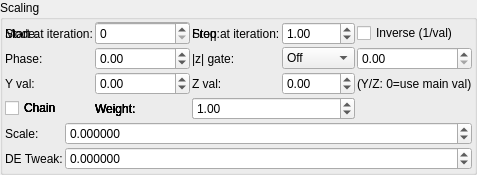
    <widget class="QGroupBox" name="groupBox_9">
     <property name="title">
      <string>Scaling</string>
     </property>
     <layout class="QVBoxLayout" name="verticalLayout_13" stretch="0,0">
      <property name="spacing">
       <number>2</number>
      </property>
      <property name="leftMargin">
       <number>2</number>
      </property>
      <property name="topMargin">
       <number>2</number>
      </property>
      <property name="rightMargin">
       <number>2</number>
      </property>
      <property name="bottomMargin">
       <number>2</number>
      </property>
      <item>
       <layout class="QGridLayout" name="gridLayout_68">
        <property name="spacing">
         <number>2</number>
        </property>
        <item row="1" column="3">
         <widget class="MySpinBox" name="spinboxInt_transf_stop_iterations_B">
          <property name="sizePolicy">
           <sizepolicy hsizetype="Minimum" vsizetype="Maximum">
            <horstretch>0</horstretch>
            <verstretch>0</verstretch>
           </sizepolicy>
          </property>
          <property name="maximum">
           <number>999</number>
          </property>
         </widget>
        </item>
      <item row="1" column="0">
       <widget class="QLabel"><property name="text"><string>Mode:</string></property></widget>
      </item>
      <item row="1" column="1">
       <widget class="MyComboBox" name="comboBox_transf_multiplier_value_mode_1">
        <item><property name="text"><string notr="true">Constant</string></property></item>
        <item><property name="text"><string notr="true">Sine</string></property></item>
        <item><property name="text"><string notr="true">Ramp</string></property></item>
        <item><property name="text"><string notr="true">Exponential</string></property></item>
        <item><property name="text"><string notr="true">Triangle</string></property></item>
        <item><property name="text"><string notr="true">Square</string></property></item>
        <item><property name="text"><string notr="true">Smoothstep</string></property></item>
        <item><property name="text"><string notr="true">Noise</string></property></item>
        <item><property name="text"><string notr="true">Ping-pong</string></property></item>
        <item><property name="text"><string notr="true">Stepped</string></property></item>
       </widget>
      </item>
      <item row="1" column="2">
       <widget class="QLabel"><property name="text"><string>Freq:</string></property></widget>
      </item>
      <item row="1" column="3">
       <widget class="MyDoubleSpinBox" name="spinbox_transf_multiplier_frequency_1">
        <property name="minimum"><double>0.01</double></property><property name="maximum"><double>100.0</double></property>
        <property name="singleStep"><double>0.1</double></property><property name="value"><double>1.0</double></property>
       </widget>
      </item>
      <item row="1" column="4" colspan="2">
       <widget class="MyCheckBox" name="checkBox_transf_multiplier_inverse_1">
        <property name="text"><string>Inverse (1/val)</string></property>
       </widget>
      </item>
      <item row="2" column="0">
       <widget class="QLabel"><property name="text"><string>Phase:</string></property></widget>
      </item>
      <item row="2" column="1">
       <widget class="MyDoubleSpinBox" name="spinbox_transf_multiplier_phase_1">
        <property name="minimum"><double>-10.0</double></property><property name="maximum"><double>10.0</double></property>
        <property name="singleStep"><double>0.1</double></property><property name="value"><double>0.0</double></property>
       </widget>
      </item>
      <item row="2" column="2">
       <widget class="QLabel"><property name="text"><string>|z| gate:</string></property></widget>
      </item>
      <item row="2" column="3">
       <widget class="MyComboBox" name="comboBox_transf_multiplier_threshold_mode_1">
        <item><property name="text"><string notr="true">Off</string></property></item>
        <item><property name="text"><string notr="true">&gt; thresh</string></property></item>
        <item><property name="text"><string notr="true">&lt; thresh</string></property></item>
       </widget>
      </item>
      <item row="2" column="4" colspan="2">
       <widget class="MyDoubleSpinBox" name="spinbox_transf_multiplier_threshold_1">
        <property name="minimum"><double>0.0</double></property><property name="maximum"><double>1000.0</double></property>
        <property name="singleStep"><double>0.1</double></property><property name="value"><double>0.0</double></property>
       </widget>
      </item>
      <item row="3" column="0">
       <widget class="QLabel"><property name="text"><string>Y val:</string></property></widget>
      </item>
      <item row="3" column="1">
       <widget class="MyDoubleSpinBox" name="spinbox_transf_multiplier_scale_y_1">
        <property name="minimum"><double>-100.0</double></property><property name="maximum"><double>100.0</double></property>
        <property name="singleStep"><double>0.01</double></property><property name="value"><double>0.0</double></property>
       </widget>
      </item>
      <item row="3" column="2">
       <widget class="QLabel"><property name="text"><string>Z val:</string></property></widget>
      </item>
      <item row="3" column="3">
       <widget class="MyDoubleSpinBox" name="spinbox_transf_multiplier_scale_z_1">
        <property name="minimum"><double>-100.0</double></property><property name="maximum"><double>100.0</double></property>
        <property name="singleStep"><double>0.01</double></property><property name="value"><double>0.0</double></property>
       </widget>
      </item>
      <item row="3" column="4" colspan="2">
       <widget class="QLabel"><property name="text"><string notr="true">(Y/Z: 0=use main val)</string></property></widget>
      </item>
      <item row="4" column="0">
       <widget class="MyCheckBox" name="checkBox_transf_multiplier_chain_5">
        <property name="text"><string>Chain</string></property>
       </widget>
      </item>
      <item row="4" column="1">
       <widget class="QLabel"><property name="text"><string>Weight:</string></property></widget>
      </item>
      <item row="4" column="2" colspan="2">
       <widget class="MyDoubleSpinBox" name="spinbox_transf_multiplier_weight_5">
        <property name="minimum"><double>0.0</double></property><property name="maximum"><double>10.0</double></property>
        <property name="singleStep"><double>0.1</double></property><property name="value"><double>1.0</double></property>
       </widget>
      </item>
      <item row="4" column="0">
       <widget class="MyCheckBox" name="checkBox_transf_multiplier_chain_4">
        <property name="text"><string>Chain</string></property>
       </widget>
      </item>
      <item row="4" column="1">
       <widget class="QLabel"><property name="text"><string>Weight:</string></property></widget>
      </item>
      <item row="4" column="2" colspan="2">
       <widget class="MyDoubleSpinBox" name="spinbox_transf_multiplier_weight_4">
        <property name="minimum"><double>0.0</double></property><property name="maximum"><double>10.0</double></property>
        <property name="singleStep"><double>0.1</double></property><property name="value"><double>1.0</double></property>
       </widget>
      </item>
      <item row="4" column="0">
       <widget class="MyCheckBox" name="checkBox_transf_multiplier_chain_3">
        <property name="text"><string>Chain</string></property>
       </widget>
      </item>
      <item row="4" column="1">
       <widget class="QLabel"><property name="text"><string>Weight:</string></property></widget>
      </item>
      <item row="4" column="2" colspan="2">
       <widget class="MyDoubleSpinBox" name="spinbox_transf_multiplier_weight_3">
        <property name="minimum"><double>0.0</double></property><property name="maximum"><double>10.0</double></property>
        <property name="singleStep"><double>0.1</double></property><property name="value"><double>1.0</double></property>
       </widget>
      </item>
      <item row="4" column="0">
       <widget class="MyCheckBox" name="checkBox_transf_multiplier_chain_2">
        <property name="text"><string>Chain</string></property>
       </widget>
      </item>
      <item row="4" column="1">
       <widget class="QLabel"><property name="text"><string>Weight:</string></property></widget>
      </item>
      <item row="4" column="2" colspan="2">
       <widget class="MyDoubleSpinBox" name="spinbox_transf_multiplier_weight_2">
        <property name="minimum"><double>0.0</double></property><property name="maximum"><double>10.0</double></property>
        <property name="singleStep"><double>0.1</double></property><property name="value"><double>1.0</double></property>
       </widget>
      </item>
      <item row="4" column="0">
       <widget class="MyCheckBox" name="checkBox_transf_multiplier_chain_1">
        <property name="text"><string>Chain</string></property>
       </widget>
      </item>
      <item row="4" column="1">
       <widget class="QLabel"><property name="text"><string>Weight:</string></property></widget>
      </item>
      <item row="4" column="2" colspan="2">
       <widget class="MyDoubleSpinBox" name="spinbox_transf_multiplier_weight_1">
        <property name="minimum"><double>0.0</double></property><property name="maximum"><double>10.0</double></property>
        <property name="singleStep"><double>0.1</double></property><property name="value"><double>1.0</double></property>
       </widget>
      </item>
        <item row="1" column="1">
         <widget class="MySpinBox" name="spinboxInt_transf_start_iterations_B">
          <property name="sizePolicy">
           <sizepolicy hsizetype="Minimum" vsizetype="Maximum">
            <horstretch>0</horstretch>
            <verstretch>0</verstretch>
           </sizepolicy>
          </property>
          <property name="maximum">
           <number>999</number>
          </property>
         </widget>
        </item>
        <item row="1" column="0">
         <widget class="QLabel" name="label_263">
          <property name="text">
           <string>Start at iteration:</string>
          </property>
         </widget>
        </item>
        <item row="1" column="2">
         <widget class="QLabel" name="label_266">
          <property name="text">
           <string>Stop at iteration:</string>
          </property>
         </widget>
        </item>
       </layout>
      </item>
      <item>
       <layout class="QGridLayout" name="gridLayout_32" columnstretch="0,1">
        <property name="spacing">
         <number>2</number>
        </property>
        <item row="2" column="1">
         <widget class="MyDoubleSpinBox" name="spinbox_analyticDE_offset_0">
          <property name="sizePolicy">
           <sizepolicy hsizetype="Minimum" vsizetype="Maximum">
            <horstretch>0</horstretch>
            <verstretch>0</verstretch>
           </sizepolicy>
          </property>
          <property name="prefix">
           <string/>
          </property>
          <property name="suffix">
           <string/>
          </property>
          <property name="decimals">
           <number>6</number>
          </property>
          <property name="minimum">
           <double>-99.989999999999995</double>
          </property>
          <property name="maximum">
           <double>99.989999999999995</double>
          </property>
          <property name="singleStep">
           <double>0.100000000000000</double>
          </property>
         </widget>
        </item>
        <item row="2" column="0">
         <widget class="QLabel" name="label_152">
          <property name="text">
           <string>DE Tweak:</string>
          </property>
         </widget>
        </item>
        <item row="1" column="1">
         <widget class="MyDoubleSpinBox" name="spinbox_transf_scale_2">
          <property name="sizePolicy">
           <sizepolicy hsizetype="Minimum" vsizetype="Maximum">
            <horstretch>0</horstretch>
            <verstretch>0</verstretch>
           </sizepolicy>
          </property>
          <property name="prefix">
           <string/>
          </property>
          <property name="suffix">
           <string/>
          </property>
          <property name="decimals">
           <number>6</number>
          </property>
          <property name="minimum">
           <double>-99.989999999999995</double>
          </property>
          <property name="maximum">
           <double>99.989999999999995</double>
          </property>
          <property name="singleStep">
           <double>0.100000000000000</double>
          </property>
         </widget>
        </item>
        <item row="1" column="0">
         <widget class="QLabel" name="label_8">
          <property name="text">
           <string>Scale:</string>
          </property>
         </widget>
        </item>
       </layout>
      </item>
     </layout>
    </widget>
